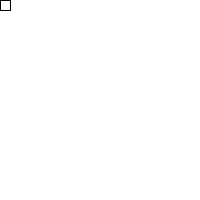
Frame 1 (no input)
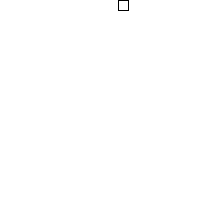
Frame 60 (the mouse pressed at the canvas centre just before this capture)
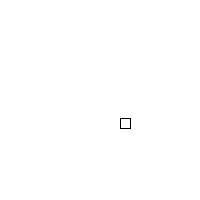
Frame 120 (the mouse held since frame 60 and released just before this capture)

The Processing sketch that drew these frames (run headless with seeded random() and noise(); from frame 60 on, the mouse is pressed at the canvas centre):

// Processing sketch: stateVariableReverseEngineerDemo
// ── stateVariableReverseEngineerDemo.pde
//State Variabe Reverse Engineer
int x=0;
int y=0;
int state = 0; //0-right
      // 1 - down   2- left
      // 3 - up
void setup(){
  size(200,200);
}



void draw(){
  background(255);
  rect(x,y,10,10);
  
  //Update X or Y based on the state
  if (state==0){
    x += 2;
    if (x + 13 > width) state++;
  }
  else if (state == 1) {
    y += 2;
    if (y + 12 >= height) state++;
  }
  else if (state == 2){
    x -= 2;
    if (x<=0) state++;  
  }
  else if (state == 3){
    y -= 2;
    if (y <=0) state = 0;
  }
  
  //Add some logic, to determine if the state
  //variable should be changed.
  
}
void mousePressed(){
  state += 1;
  if (state == 4) state = 0;
}
